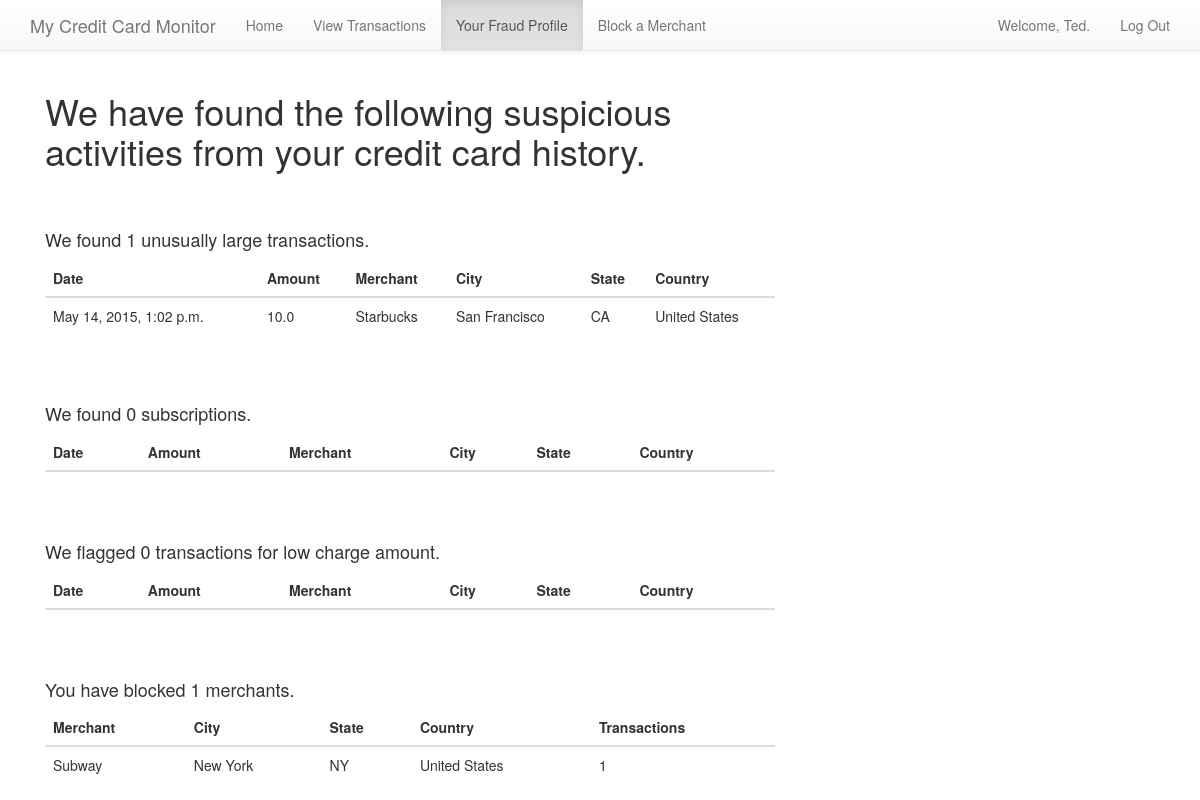
Screenshot of /fraud-profile/ (signed in) with the database file from the repository.
### cc/models.py (models this page shows, shortened)
class Transaction(models.Model):
	card_number = models.CharField(validators=[RegexValidator(regex='^.{16}$', message='Must be 16 digits', code='nomatch')], max_length=16)
	customer = models.ForeignKey('Customer', null=True)
	merchant_id = models.ForeignKey('Merchant')
	transaction_id = models.AutoField(primary_key=True)
	amount = models.FloatField()
	date = models.DateTimeField(default=timezone.now)
	safe_size = models.BooleanField(default=True)
	subscription = models.BooleanField(default=False)
	suspicious = models.BooleanField(default=False)
	blocked_merchant = models.BooleanField(default=False)

class Merchant(models.Model):
	user = models.OneToOneField(User)
	merchant_id = models.AutoField(primary_key=True)
	zip = models.CharField(max_length=5)
	city = models.CharField(max_length=50)
	state = models.CharField(max_length=2)
	country = models.CharField(max_length=50)

class Block(models.Model):
	customer = models.ForeignKey('Customer')
	merchant = models.ForeignKey('Merchant')
	transactions = models.IntegerField(default=0)

### cc/views.py (the view)
# urls.py: url(r'fraud-profile/', views.fraud_profile),
def fraud_profile(request):
	customer = Customer.objects.get(user=request.user)
	large_transactions = Transaction.objects.filter(customer=customer, safe_size=False).order_by('-date')
	lcount = large_transactions.count()
	subscriptions = Transaction.objects.filter(customer=customer, subscription=True).order_by('-date')
	subcount = subscriptions.count()
	suspicious_transactions = Transaction.objects.filter(customer=customer, suspicious=True).order_by('-date')
	suscount = suspicious_transactions.count()
	blocked = Block.objects.filter(customer=customer)
	bcount = blocked.count()
	return render(request, 'cc/fraud_profile.html', {'large_transactions': large_transactions,
		'lcount': lcount, 'subscriptions': subscriptions, 'subcount': subcount,
		'suspicious_transactions': suspicious_transactions, 'suscount': suscount,
		'blocked': blocked, 'bcount': bcount})

### cc/templates/cc/fraud_profile.html (shortened to what this page needs)
{% extends 'cc/base.html' %}
{% load staticfiles %}
{% block tabs %}
<li><a href="/">Home</a></li>
<li><a href="/transactions">View Transactions</a></li>
<li class="active"><a href="/fraud-profile">Your Fraud Profile</a></li>
<li><a href="/block-merchant">Block a Merchant</a></li>
{% endblock %}
{% block content %}
<div class="col-md-8">
  <h1>We have found the following suspicious activities from your credit card history.</h1>
  <br />
  <br />
  <h4>We found {{ lcount }} unusually large transactions.</h4>
  <table class="table table-hover">
    <thead>
      <tr>
        <th>Date</th>
        <th>Amount</th>
        <th>Merchant</th>
        <th>City</th>
        <th>State</th>
        <th>Country</th>
      </tr>
    </thead>
    <tbody>
	{% for t in large_transactions %}
      <tr>
        <td>{{ t.date }}</td>
        <td>{{ t.amount }}</td>
        <td>{{ t.merchant_id.user.first_name }}</td>
        <td>{{ t.merchant_id.city }}</td>
        <td>{{ t.merchant_id.state }}</td>
        <td>{{ t.merchant_id.country }}</td>
      </tr>
    {% endfor %}
    </tbody>
  </table>
  <br />
  <br />
  <h4>We found {{ subcount }} subscriptions.</h4>
    <table class="table table-hover">
    <thead>
      <tr>
        <th>Date</th>
        <th>Amount</th>
        <th>Merchant</th>
        <th>City</th>
        <th>State</th>
        <th>Country</th>
      </tr>
    </thead>
  </table>
  <br />
  <br />
  <h4>We flagged {{ suscount }} transactions for low charge amount.</h4>
    <table class="table table-hover">
    <thead>
      <tr>
        <th>Date</th>
        <th>Amount</th>
        <th>Merchant</th>
        <th>City</th>
        <th>State</th>
        <th>Country</th>
      </tr>
    </thead>
  </table>
  <br />
  <br />
  <h4>You have blocked {{ bcount }} merchants.</h4>
    <table class="table table-hover">
    <thead>
      <tr>
        <th>Merchant</th>
        <th>City</th>
        <th>State</th>
        <th>Country</th>
        <th>Transactions</th>
      </tr>
    </thead>
    <tbody>
  {% for b in blocked %}
      <tr>
        <td>{{ b.merchant.user.first_name }}</td>
        <td>{{ b.merchant.city }}</td>
        <td>{{ b.merchant.state }}</td>
        <td>{{ b.merchant.country }}</td>
        <td>{{ b.transactions }}</td>
      </tr>
    {% endfor %}
    </tbody>
  </table>
</div>
{% endblock content %}

### cc/templates/cc/base.html (shortened to what this page needs)
{% load staticfiles %}
<!DOCTYPE html>
<html lang="en">
	<head>
		<link rel="stylesheet" href="//maxcdn.bootstrapcdn.com/bootstrap/3.2.0/css/bootstrap.min.css">
    <link rel="stylesheet" href="//maxcdn.bootstrapcdn.com/bootstrap/3.2.0/css/bootstrap-theme.min.css">
		<link href={% static 'css/styles.css' %} rel="stylesheet">
	</head>
	<body>
<div class="navbar navbar-default navbar-static-top">
  <div class="container">
    <div class="navbar-header">
      <a class="navbar-brand" href="/">My Credit Card Monitor</a>
    </div>
    <div class="collapse navbar-collapse">
      <ul class="nav navbar-nav">
        {% block tabs %}
        {% endblock %}
      </ul>
      <ul class="nav navbar-nav navbar-right">
        {% if not request.user.is_authenticated %}
        <li><a href="/register">Register</a></li>
        <li><a href="/login">Log In</a></li>
        {% else %}
        <li><a href="/">Welcome, {{ request.user.first_name}}.</a></li>
        <li><a href="/logout">Log Out</a></li>
        {% endif %}
      </ul>
    </div>
  </div>
</div>
<div class="container">
  {% block content %}
  {% endblock %}
</div>
	</body>
</html>

### static/css/styles.css (style rules this page uses)
body { padding-top: 0px; }

### rows the page displays
Transaction: date "May 14, 2015, 1:02 p.m.", amount "10.0", merchant_id.user.first_name "Starbucks", merchant_id.city "San Francisco", merchant_id.state "CA", merchant_id.country "United States"
Block: merchant.user.first_name "Subway", merchant.city "New York", merchant.state "NY", merchant.country "United States", transactions "1"

### other values shown
{{ request.user.first_name }} "Ted"
{{ lcount }} "1"
{{ subcount }} "0"
{{ suscount }} "0"
{{ bcount }} "1"
